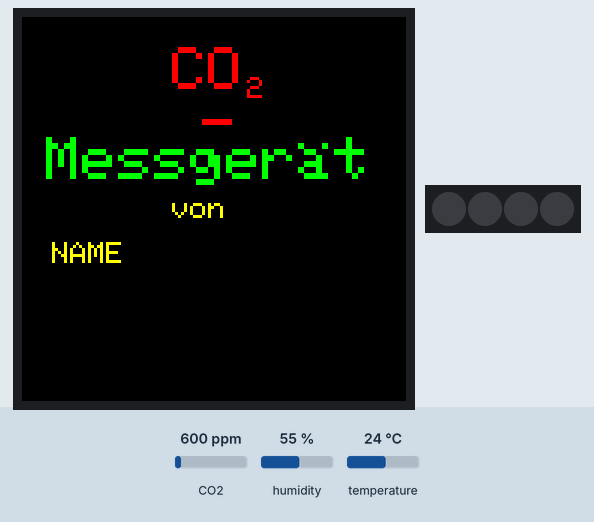
A sketch run on a simulated Arduino Uno, built with avr-gcc and run on an emulated ATmega328P. On the bench: 128×128 colour display, 4 RGB LEDs in strip order, left to right. The test bench sets the inputs (shaded band); at power-on: CO2 600 ppm, humidity 55 %, temperature 24 °C. Dim RGB values are drawn brighter than linear; what the sketch prints to the serial monitor is not drawn.

Above: at 0.9 s.
At 36.3 s:
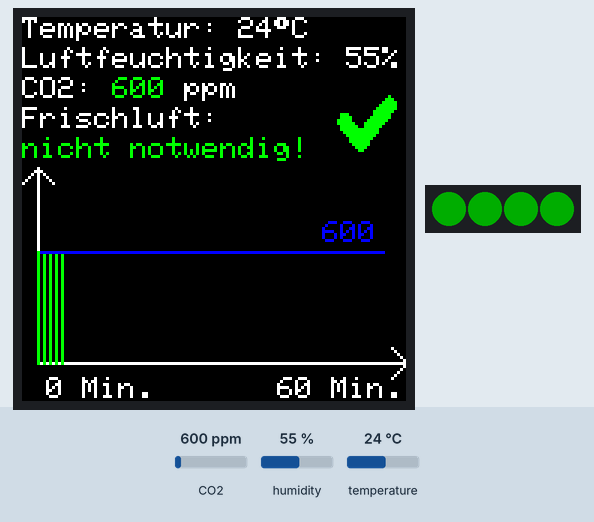
36.4 s: CO2 set to 1050 ppm
At 40.2 s:
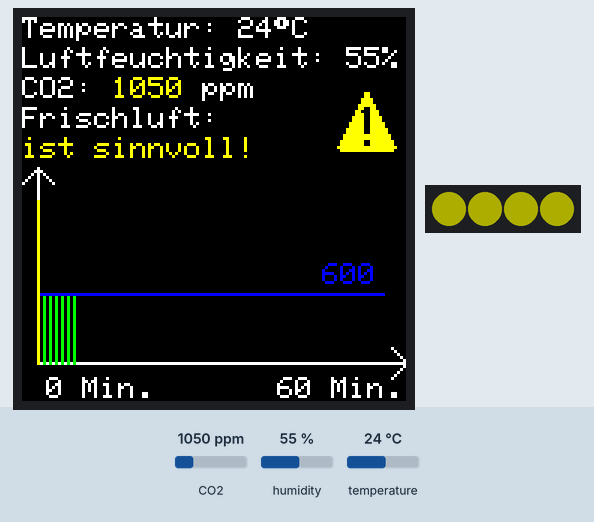
67.7 s: CO2 set to 452 ppm
At 70.2 s:
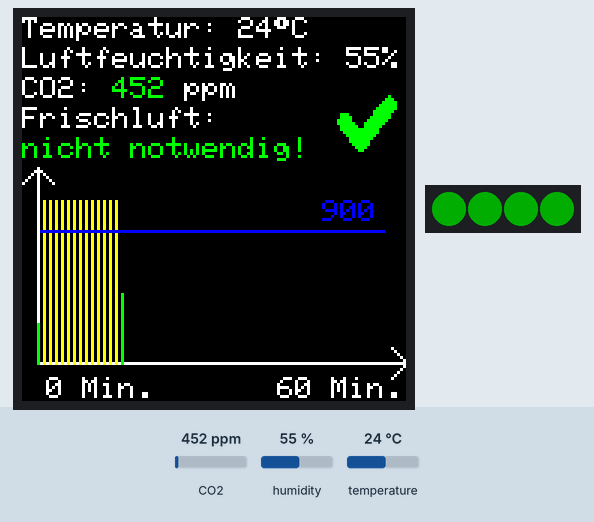
Timing chart, 0 to 71.7 s (numbered marks = the images above; inputs shaded):
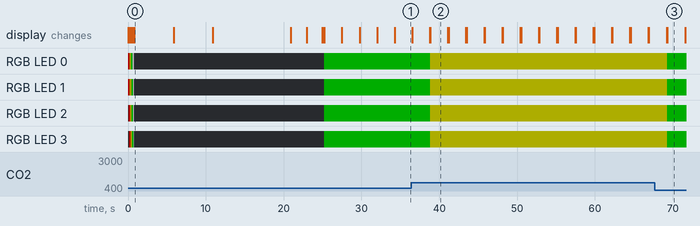

The sketch:

CO2_meter.ino
```cpp
//Libraries
#include <Arduino.h>
#include "MHZ19.h"
#include <SoftwareSerial.h>
#include <Adafruit_Sensor.h>
#include <DHT.h>
#include <Adafruit_GFX.h>
#include <Adafruit_SSD1351.h>
#include <Adafruit_NeoPixel.h>
#include <SPI.h>
#include "bitmap.h"

//Pin definitions
#define RX_PIN 2         //MH-Z19 RX-PIN
#define TX_PIN 0         //MH-Z19 TX-PIN
#define DHTPIN 12        //DHT11 Pin
#define LEDPIN 15        //LED Pin
#define NUM_LEDS 4        //Number of LEDs
#define BAUDRATE 9600    //Terminal Baudrate

// define LED strip
Adafruit_NeoPixel strip(NUM_LEDS, LEDPIN, NEO_GRB + NEO_KHZ800);

//DHT11 Sensor
#define DHTTYPE    DHT11
DHT dht(DHTPIN, DHTTYPE);
//

//MH-Z19 Sensor
MHZ19 myMHZ19;
SoftwareSerial mySerial(RX_PIN, TX_PIN);
unsigned long getDataTimer = 0;

//Screen
//dimensions
#define SCREEN_WIDTH  128
#define SCREEN_HEIGHT 128

#define SCLK_PIN 14
#define MOSI_PIN 13
#define DC_PIN   5
#define CS_PIN   4
#define RST_PIN  16

// Color definitions
#define BLACK           0x0000
#define BLUE            0x001F
#define RED             0xF800
#define GREEN           0x07E0
#define CYAN            0x07FF
#define MAGENTA         0xF81F
#define YELLOW          0xFFE0
#define WHITE           0xFFFF

//Convert color to RGB
uint32_t convertColor(uint16_t color) {
  // Extract the red, green, and blue components from the 16-bit color
  uint8_t r = (color >> 11) & 0x1F;
  uint8_t g = (color >> 5) & 0x3F;
  uint8_t b = color & 0x1F;

  // Scale the components to 8 bits
  r = (r * 255) / 31;
  g = (g * 255) / 63;
  b = (b * 255) / 31;

  // Combine the components into a 24-bit color
  return strip.Color(r, g, b);
}

//Define CO2 limits
#define CO2OK 1000
#define CO2NOK 2000

//Define map limits
#define MinMapValue 10
#define MaxMapValue 65

//Array definitions
#define NOOFARRAY   15
#define NOOFENTRIES 60
#define UPDATETIME  2000

//Create needed objects
Adafruit_SSD1351 tft = Adafruit_SSD1351(SCREEN_WIDTH, SCREEN_HEIGHT, CS_PIN, DC_PIN, MOSI_PIN, SCLK_PIN, RST_PIN);

//Global vars
bool bFirstRun = true;
double dCurrentTemp = 0.0;
float fCurrentHum = 0.0;
float fcurrentCO2 = 0.0;
int iCO2Array[NOOFARRAY];  // Array for temporal course CO2
unsigned long iLastUpate = 0;
/*
  =================================================================
  Function:     setup
  Returns:      void
  Description:  Setup display and sensors
  =================================================================
*/
void setup() {
  //Serielle Intialisierung
  Serial.begin(BAUDRATE);
  mySerial.begin(BAUDRATE);
  myMHZ19.begin(mySerial);
  dht.begin();
  tft.begin();

  while (!Serial) delay(20);    // Wait until serial communication is ready

  //Start LEDs
  strip.begin();
  strip.show();
  strip.setBrightness(50);
  colorWipe(strip.Color(255, 0, 0), 50); // Red
  colorWipe(strip.Color(255, 213, 0), 50); // Yellow
  colorWipe(strip.Color(0, 255, 0), 50); // Green
  colorWipe(strip.Color(255, 255, 255), 50); // White
  strip.fill(strip.Color(0, 0, 0));
  strip.show();

  //Start with some text in serial monitor and tft
  tft.fillScreen(BLACK);
  tft.setTextSize(2);
  tft.setTextColor(RED);
  tft.setCursor(50, 10);
  tft.print("CO");
  tft.setTextSize(1);
  tft.setCursor(75, 20);
  tft.print("2");
  tft.setTextSize(2);
  tft.setTextColor(RED);
  tft.setCursor(60, 28);
  tft.print("-");
  tft.setTextColor(GREEN);
  tft.setCursor(8, 40);
  tft.print("Messger\204t");
  tft.setTextSize(1);
  tft.setTextColor(YELLOW);
  tft.setCursor(50, 60);
  tft.print("von");
  tft.setCursor(10, 75);
  tft.print("NAME");
  tft.setTextColor(WHITE);
  tft.setCursor(0, 90);
  delay(5000);

  tft.fillScreen(BLACK);
  tft.setTextColor(WHITE);
  tft.setCursor(25, 30);
  tft.print("Device startup");
  tft.setCursor(0, 50);
  tft.print("Init screen ... ");
  tft.setCursor(100, 50);
  tft.setTextColor(GREEN);
  tft.print("DONE");
  tft.setTextColor(WHITE);
  tft.setCursor(0, 70);
  tft.print("Init DHT11 ... ");
  tft.setTextColor(GREEN);
  tft.setCursor(100, 70);
  tft.print("DONE");
  delay(5000);
  tft.fillScreen(BLACK);


  tft.setTextColor(WHITE);
  tft.setCursor(0, 60);
  tft.print("Waiting 10 seconds");
  tft.setCursor(0, 70);
  tft.print("for MH-Z19 sensor ... ");
  delay(10000);
  tft.fillScreen(BLACK);

  //Check im MH-Z19 is available
  tft.setTextColor(WHITE);
  tft.setCursor(0, 60);
  tft.print("Init MH-Z19 ... ");
  if (millis() - getDataTimer >= 2000)
  {
    int testCO2;                                        // Buffer for CO2
    testCO2 = myMHZ19.getCO2();                         // Request CO2 (as ppm)

    if (myMHZ19.errorCode == RESULT_OK)            // RESULT_OK is an alis for 1. Either can be used to confirm the response was OK.
    {
      Serial.print("CO2 Value successfully Recieved: ");
      Serial.println(testCO2);
      Serial.print("Response Code: ");
      Serial.println(myMHZ19.errorCode);          // Get the Error Code value
    }

    else
    {
      Serial.println("Failed to recieve CO2 value - Error");
      Serial.print("Response Code: ");
      colorWipe(strip.Color(0, 255, 0), 50); // Green
      Serial.println(myMHZ19.errorCode);     // Get the Error Code value
      tft.setTextColor(RED);
      tft.println("FAIL");
      while (1);                              // Endless loop
    }
    getDataTimer = millis();
  }
  tft.setTextColor(WHITE);
  tft.setCursor(0, 60);
  tft.print("Init MH-Z19 ... ");
  tft.setCursor(100, 60);
  tft.setTextColor(GREEN);
  tft.print("DONE");
  delay(2000);
  tft.fillScreen(BLACK);  // Clear screen

  //autocalibration for MH-z19
  myMHZ19.autoCalibration(false);
  tft.fillScreen(BLACK);  // Clear screen
  tft.setTextSize(1);
  tft.setTextColor(WHITE);
  tft.setCursor(5, 50);
  tft.print("Clearing Array  ... ");
  delay(2000);
  //Clear array from maybe random entries
  for (int iCnt = 0; iCnt < NOOFARRAY; iCnt++)
    iCO2Array[iCnt] = 0;
  tft.fillScreen(BLACK);  // Clear screen
  tft.setTextColor(GREEN);
  tft.setTextSize(1);
  tft.setCursor(25, 50);
  tft.println("Clearing DONE");
  tft.fillScreen(BLACK);  // Clear screen
}

void loop() {
  // Just want data every 60sec or during first start
  if (millis() - iLastUpate > UPDATETIME || bFirstRun)
  {
    UpdateIndoorClimate();  // Receive data from MH-Z19
    {
      Serial.println("New data from  MH-Z19 available...");
      {
        UpdateArray(int(myMHZ19.getCO2()));  // Update array with CO2-data
        if (bFirstRun)
          bFirstRun = false;
        WriteDataToSerialMonitor(); // Write data to serial monitor
        UpdateDisplayInfo();        // Update display
        iLastUpate = millis();      // Update time to get data after 60sec
      }
    }
  }
}

/*
  =================================================================
  Function:     UpdateIndoorClimate
  Returns:      void
  Description:  Setup display and sensors
  =================================================================
*/
void UpdateIndoorClimate() {
  dCurrentTemp = dht.readTemperature();
  fCurrentHum = dht.readHumidity();
  fcurrentCO2 = myMHZ19.getCO2();

  // Check if DHT11 data is within limits of specs on data sheet
  if (dCurrentTemp < 0 || dCurrentTemp > 50) {
    Serial.println("invalid temperature value: " + String(dCurrentTemp));
    dCurrentTemp = NAN;  // Ignoring invalid values
  }
  if (fCurrentHum < 20 || fCurrentHum > 90) {
    Serial.println("invalid humidity value: " + String(fCurrentHum));
    fCurrentHum = NAN;  // Ignoring invalid values
  }

  // Update data if valid
  if (!isnan(dCurrentTemp)) {
    dCurrentTemp = dCurrentTemp;
  }
  if (!isnan(fCurrentHum)) {
    fCurrentHum = fCurrentHum;
  }
}

/*
  =================================================================
  Function:     WriteDataToSerialMonitor
  Returns:      void
  Description:  Setup display and sensors
  =================================================================
*/
void WriteDataToSerialMonitor() {
  Serial.print("Temperature = ");
  Serial.print(dCurrentTemp);
  Serial.println(" C");

  Serial.print("Humidity = ");
  Serial.print(fCurrentHum);
  Serial.println(" %");

  Serial.print("CO2 = ");
  Serial.print(fcurrentCO2);
  Serial.println(" ppm");
  Serial.println("-------------------------");
}

/*
  =================================================================
  Function:     UpdateArrays
  Returns:      void
  Description:  Update data arrays with needed info for graphic
  =================================================================
*/
void UpdateArray(int iCO2) {
  // Sanity Check for CO2 data
  if (iCO2 < 0) {
    Serial.println("Invalid CO2 Value: " + String(iCO2));
    return;  // ignore invalid values
  }
  // Swap data array for the last minutes
  for (int iCnt = 0; iCnt < (NOOFARRAY - 1); iCnt++)
    iCO2Array[iCnt] = iCO2Array[iCnt + 1];
  iCO2Array[NOOFARRAY - 1] = iCO2;
  Serial.println("Current values in array:");
  for (int iCnt = 0; iCnt < NOOFARRAY; iCnt++) {
    if (iCnt != 0)
      Serial.print(" | ");
    Serial.print(iCO2Array[iCnt]);
  }
  Serial.println("");
}

/*
  =================================================================
  Function:     UpdateDisplayInfo
  Returns:      void
  Description:  Update display content with latest data
  =================================================================
*/
void UpdateDisplayInfo() {
  const int barWidth = 1;  // Width of the bars in the graph
  const int barSpacing = 1;  // Spacing between the bars in the graph
  const int graphBaseX = 5;  // Base-X-Position of graph
  const int graphBaseY = 115;  // base-Y-Position of graph

  tft.fillScreen(BLACK);
  tft.drawLine(graphBaseX, graphBaseY, graphBaseX, 50, WHITE);  // Y-axis
  tft.drawLine(graphBaseX, graphBaseY, 128, graphBaseY, WHITE); // X-axis

  // X-Achsen-Beschriftung
  tft.setTextColor(WHITE);
  tft.setCursor(8, 120);
  tft.print("0 Min.");
  tft.setCursor(85, 120);
  tft.print("60 Min.");

  // Pfeile Y-Achse
  tft.drawLine(graphBaseX, 50, graphBaseX + 5, 55, WHITE);
  tft.drawLine(graphBaseX, 50, graphBaseX - 5, 55, WHITE);

  // Pfeile X-Achse
  tft.drawLine(128, graphBaseY, 123, graphBaseY - 5, WHITE);
  tft.drawLine(128, graphBaseY, 123, graphBaseY + 5, WHITE);

  // Höchsten PPM-Wert finden, um die maximale Skalierung für den Graphen zu berechnen
  int iHighestPPM = 0;
  int iHighestMap = 0;
  for (int iCnt = 0; iCnt < NOOFARRAY; iCnt++) {
    if (iHighestPPM < iCO2Array[iCnt]) {
      iHighestPPM = iCO2Array[iCnt];
      Serial.println("Highest PPM: " + String(iCO2Array[iCnt]) + " ppm");
      iHighestMap = int(iHighestPPM / 100) * 100 + 200;
      Serial.println("Calc highest map: " + String(iHighestMap));
    }
  }

  // Durch das Array iterieren und die CO2-Werte grafisch darstellen
  int iNoValues = 0;
  int iSumArray = 0;
  uint16_t currentColor = WHITE;  // Default color
  for (int iCnt = NOOFARRAY - 1; iCnt >= 0; iCnt--) {
    if (iCO2Array[iCnt] != 0) {
      iNoValues++;
      iSumArray += iCO2Array[iCnt];
      // Korrektur und Mapping-Wert für den Graphen
      int iMappedValue = map(iCO2Array[iCnt], 400, iHighestMap, MinMapValue, MaxMapValue);
      // Richtige Farbe für den Graphen finden
      uint16_t color;
      if (iCO2Array[iCnt] < CO2OK)
        color = GREEN;
      else if (iCO2Array[iCnt] >= CO2OK && iCO2Array[iCnt] < CO2NOK)
        color = YELLOW;
      else
        color = RED;
      // Graph-Segmente für jedes Element im Array zeichnen
      int x = graphBaseX + (NOOFARRAY - 1 - iCnt) * (barWidth + barSpacing);
      tft.drawLine(x, graphBaseY - iMappedValue, x, graphBaseY, color);

      // Update the current color for the LED
      if (iCnt == NOOFARRAY - 1) {
        currentColor = color;
      }
    }
  }

  // Convert currentColor to RGB values and set the LED color for all LEDs
  uint32_t rgbColor = convertColor(currentColor);
  for (int i = 0; i < strip.numPixels(); i++) {
    strip.setPixelColor(i, rgbColor);
  }
  strip.show();

  // Durchschnitt zeichnen
  int iAverage = int((iSumArray / iNoValues) / 100) * 100;
  if ((iAverage % 100) >= 50)
    iAverage += 50;
  int iMappedValue = map(iAverage, 400, iHighestMap, MinMapValue, MaxMapValue);
  iMappedValue = constrain(iMappedValue, MinMapValue, MaxMapValue);
  tft.drawLine(graphBaseX + 1, graphBaseY - iMappedValue, 120, graphBaseY - iMappedValue, BLUE);
  tft.setTextSize(1);
  tft.setTextColor(BLUE);
  tft.setCursor(100, graphBaseY - iMappedValue - 10);
  tft.print(iAverage);

  // Neueste Daten auf dem Display anzeigen
  tft.setTextSize(1);
  tft.setTextColor(WHITE);
  tft.setCursor(0, 0);
  tft.print("Temperatur: " + String(int(dCurrentTemp)) + (char)247 + "C");
  tft.setCursor(0, 10);
  tft.print("Luftfeuchtigkeit: " + String(int(fCurrentHum)) + "%");
  tft.setCursor(0, 20);
  tft.print("CO2: ");
  if (iCO2Array[NOOFARRAY - 1] < CO2OK)
    tft.setTextColor(GREEN);
  else if (iCO2Array[NOOFARRAY - 1] >= CO2OK && iCO2Array[NOOFARRAY - 1] < CO2NOK)
    tft.setTextColor(YELLOW);
  else
    tft.setTextColor(RED);
  tft.print(String(iCO2Array[NOOFARRAY - 1]));
  tft.setTextColor(WHITE);
  tft.println(" ppm");
  tft.setCursor(0, 30);
  tft.print("Frischluft:");
  tft.setCursor(0, 40);
  if (iCO2Array[NOOFARRAY - 1] < CO2OK) {
    tft.setTextColor(GREEN);
    tft.print("nicht notwendig!");
    tft.drawBitmap(105, 25, okay, 20, 20, GREEN);
  }
  else if (iCO2Array[NOOFARRAY - 1] >= CO2OK && iCO2Array[NOOFARRAY - 1] < CO2NOK)
  {
    tft.setTextColor(YELLOW);
    tft.print("ist sinnvoll!");
    tft.drawBitmap(105, 25, warning, 20, 20, YELLOW);
  }
  else
  {
    tft.setTextColor(RED);
    tft.print("sofort notwendig!");
    tft.drawBitmap(105, 25, error, 20, 20, RED);
  }
}

void colorWipe(uint32_t color, int wait) {
  for(int i=0; i<strip.numPixels(); i++) {
    strip.setPixelColor(i, color);
    strip.show();
    delay(wait);
  }
}
```

Source omitted: bitmap.h (data table, 1348 bytes)

Measured:
- after the input at 36.4 s, the display: first differs from a run without the input after 2.4 s (image 2 shows a later state)
- after the input at 67.7 s, the display: first differs from a run without the input after 1.6 s (image 3)
- what the display in image 0 shows lasts 5.0 s, from 0.8 s to 5.8 s
- what the display in image 2 shows lasts 2.2 s, from 38.9 s to 41.1 s
